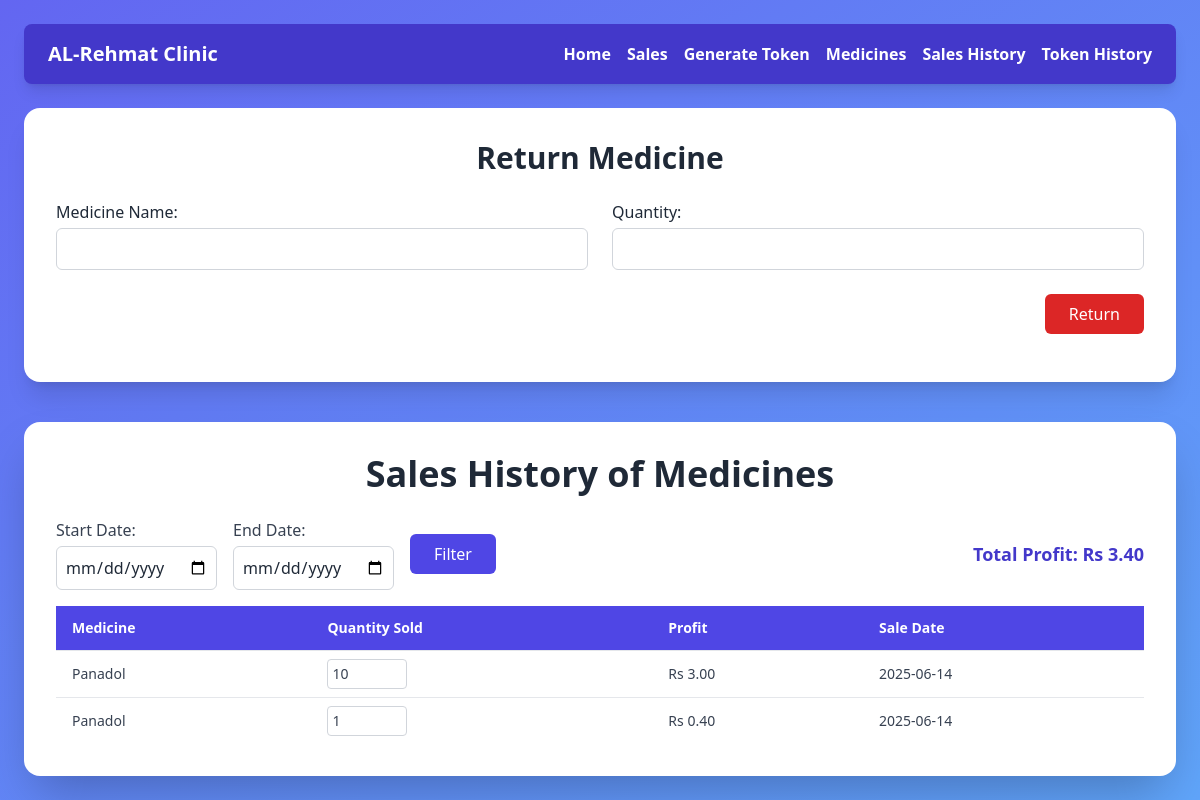
Screenshot of /sales_history/ with the database file from the repository.
### pharmacy/models.py (models this page shows, shortened)
class SaleItem(models.Model):
    sale = models.ForeignKey(Sale, related_name='items', on_delete=models.CASCADE)
    medicine_name = models.CharField(max_length=100)
    quantity = models.IntegerField()
    price = models.DecimalField(max_digits=10, decimal_places=2)

class Sale(models.Model):
    customer_name = models.CharField(max_length=100)
    customer_age = models.IntegerField(null=True, blank=True)
    customer_number = models.CharField(max_length=20, null=True, blank=True)
    total_price = models.DecimalField(max_digits=10, decimal_places=2)
    discount = models.DecimalField(max_digits=5, decimal_places=2, default=0)  # discount percentage
    date_time = models.DateTimeField(auto_now_add=True)

### pharmacy/views.py (the view, shortened to what this page needs)
# urls.py: path('sales_history/', views.sales_history, name='sales_history'),
def sales_history(request):
    start_date = request.GET.get('start_date')
    end_date = request.GET.get('end_date')
    sales_qs = Sale.objects.prefetch_related(
        Prefetch('items', queryset=SaleItem.objects.all())
    ).order_by('-date_time')  # Order latest to oldest by date_time descending
    sales = list(sales_qs)
    total_profit = Decimal('0.0')
    medicine_prices = {med.name: med.original_price for med in Medicine.objects.all()}
    for sale in sales:
        discount_percent = Decimal(sale.discount or 0)
        total_sale_price = sum(item.price * item.quantity for item in sale.items.all())
        for item in sale.items.all():
            original_price = medicine_prices.get(item.medicine_name, Decimal('0.0'))
            item.original_price = original_price
            item_price_total = item.price * item.quantity
            if total_sale_price > 0:
                item_discount = (item_price_total / total_sale_price) * discount_percent
            else:
                item_discount = Decimal('0.0')
            adjusted_price = item.price * (Decimal('1.0') - item_discount / Decimal('100.0'))
            item.profit = (adjusted_price - original_price) * item.quantity
            total_profit += item.profit
    return render(request, 'pharmacy/sales_history.html', {
        'sales': sales,
        'total_profit': total_profit,
    })

### pharmacy/templates/pharmacy/sales_history.html (shortened to what this page needs)
<!DOCTYPE html>
<html lang="en">
<head>
    <script src="https://cdn.tailwindcss.com"></script>
</head>
<body class="min-h-screen bg-gradient-to-br from-indigo-500 to-blue-400 flex flex-col items-center justify-start p-6 text-gray-800">
  <nav class="w-full max-w-6xl bg-indigo-700 text-white rounded-lg shadow-lg mb-6">
    <div class="flex flex-wrap justify-between items-center px-6 py-4">
      <a href="{% url 'pharmacy:dashboard' %}" class="text-xl font-bold">AL-Rehmat Clinic</a>
      <div class="flex gap-4 text-sm sm:text-base">
        <a href="{% url 'pharmacy:dashboard' %}" class="hover:text-gray-200 font-semibold">Home</a>
        <a href="{% url 'pharmacy:sales' %}" class="hover:text-gray-200 font-semibold">Sales</a>
        <a href="{% url 'pharmacy:ultrasound_appointment' %}" class="hover:text-gray-200 font-semibold">Generate Token</a>
        <a href="{% url 'pharmacy:medicine_list' %}" class="hover:text-gray-200 font-semibold">Medicines</a>
        <a href="{% url 'pharmacy:sales_history' %}" class="hover:text-gray-200 font-semibold">Sales History</a>
        <a href="{% url 'pharmacy:ultrasound_appointment_history' %}" class="hover:text-gray-200 font-semibold">Token History</a>
      </div>
    </div>
  </nav>
    <div class="bg-white shadow-xl rounded-2xl w-full max-w-6xl p-8 mb-10">
        <h2 class="text-3xl font-bold mb-6 text-center">Return Medicine</h2>
        <form id="returnForm" class="grid grid-cols-1 md:grid-cols-2 gap-6">
            <div>
                <label class="block font-medium mb-1">Medicine Name:</label>
                <input type="text" name="medicine_name" required class="w-full p-2 rounded-md border border-gray-300 focus:ring-2 focus:ring-indigo-400" />
            </div>
            <div>
                <label class="block font-medium mb-1">Quantity:</label>
                <input type="number" name="quantity" required class="w-full p-2 rounded-md border border-gray-300 focus:ring-2 focus:ring-indigo-400" />
            </div>
            <div class="md:col-span-2 flex justify-end">
                <button type="submit" class="bg-red-600 text-white px-6 py-2 rounded-md hover:bg-red-700 transition">Return</button>
            </div>
        </form>
    </div>
    <div class="bg-white shadow-2xl rounded-2xl w-full max-w-6xl p-8">
        <h1 class="text-4xl font-bold text-center mb-6">Sales History of Medicines</h1>
        <form method="get" class="flex flex-col md:flex-row gap-4 items-center justify-center mb-4">
            <div>
                <label class="block text-gray-700 font-medium mb-1">Start Date:</label>
                <input type="date" name="start_date" value="{{ request.GET.start_date }}" class="p-2 rounded-md border border-gray-300 focus:ring-2 focus:ring-indigo-400" />
            </div>
            <div>
                <label class="block text-gray-700 font-medium mb-1">End Date:</label>
                <input type="date" name="end_date" value="{{ request.GET.end_date }}" class="p-2 rounded-md border border-gray-300 focus:ring-2 focus:ring-indigo-400" />
            </div>
            <div class="pt-6 md:pt-0">
                <button type="submit" class="bg-indigo-600 text-white px-6 py-2 rounded-md hover:bg-indigo-700 transition">Filter</button>
            </div>
            <div class="ml-auto pt-6 md:pt-0 text-lg font-semibold text-indigo-700">
                Total Profit: Rs <span id="total-profit">{{ total_profit|floatformat:2 }}</span>
            </div>
        </form>
        <div class="overflow-x-auto">
            <table class="w-full table-auto border-collapse text-sm text-left">
                <thead class="bg-indigo-600 text-white">
                    <tr>
                        <th class="px-4 py-3">Medicine</th>
                        <th class="px-4 py-3">Quantity Sold</th>
                        <th class="px-4 py-3">Profit</th>
                        <th class="px-4 py-3">Sale Date</th>
                    </tr>
                </thead>
                <tbody class="bg-white text-gray-700">
                    {% for sale in sales %}
                        {% for item in sale.items.all %}
                            <tr class="border-t hover:bg-indigo-50">
                                <td class="px-4 py-2">{{ item.medicine_name }}</td>
                                <td class="px-4 py-2 flex items-center gap-2">
                                    <input
                                        type="number"
                                        value="{{ item.quantity }}"
                                        class="editable-qty p-1 border border-gray-300 rounded w-20"
                                        data-sale-id="{{ sale.id }}"
                                        data-medicine-name="{{ item.medicine_name }}"
                                        min="0"
                                    />
                                </td>
                                <td class="px-4 py-2 profit-cell">Rs {{ item.profit|floatformat:2 }}</td>
                                <td class="px-4 py-2">{{ sale.date_time|date:"Y-m-d" }}</td>
                            </tr>
                        {% endfor %}
                    {% empty %}
                        <tr>
                            <td colspan="4" class="px-4 py-4 text-center text-gray-500">No sales available.</td>
                        </tr>
                    {% endfor %}
                </tbody>
            </table>
        </div>
    </div>
</body>
</html>

### rows the page displays
Sale: date_time "2025-06-14"
SaleItem: medicine_name "Panadol", quantity "10", profit "3.00"
Sale: date_time "2025-06-14"
SaleItem: medicine_name "Panadol", quantity "1", profit "0.40"

### other values shown
{{ total_profit|floatformat:2 }} "3.40"
